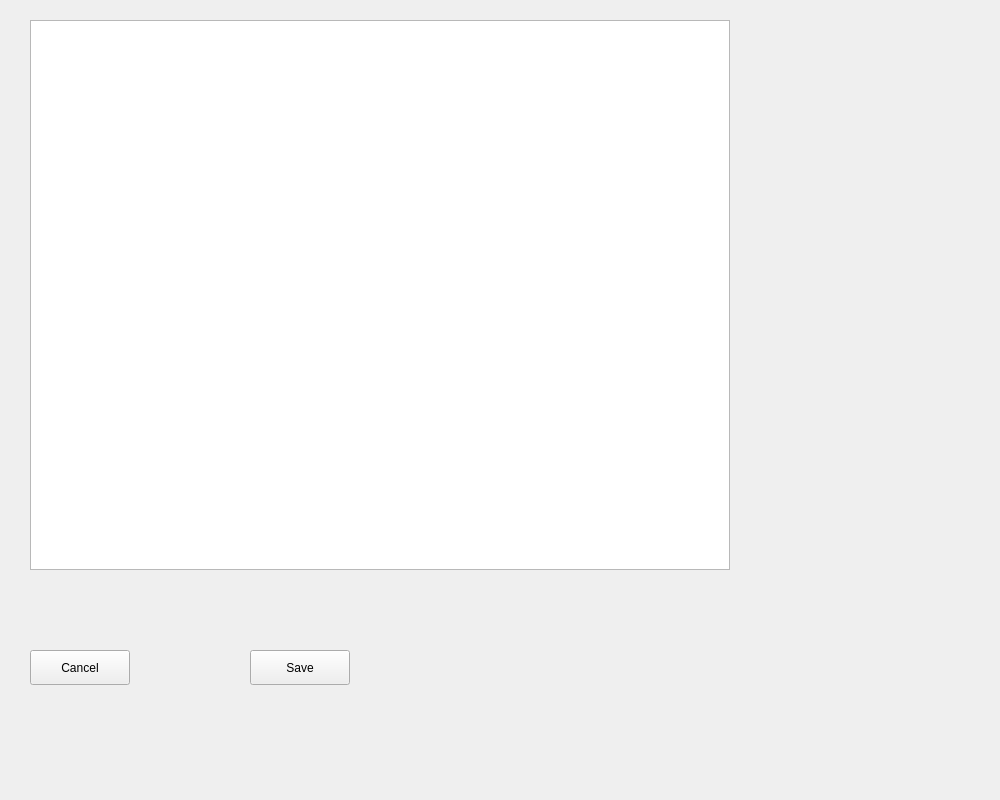
<?xml version="1.0" encoding="UTF-8"?>
<ui version="4.0">
 <class>Paint</class>
 <widget class="QWidget" name="Paint">
  <property name="geometry">
   <rect>
    <x>0</x>
    <y>0</y>
    <width>1000</width>
    <height>800</height>
   </rect>
  </property>
  <property name="windowTitle">
   <string>Form</string>
  </property>
  <widget class="QGraphicsView" name="graphicsView">
   <property name="geometry">
    <rect>
     <x>30</x>
     <y>20</y>
     <width>700</width>
     <height>550</height>
    </rect>
   </property>
  </widget>
  <widget class="QPushButton" name="cancelation">
   <property name="geometry">
    <rect>
     <x>30</x>
     <y>650</y>
     <width>100</width>
     <height>35</height>
    </rect>
   </property>
   <property name="text">
    <string>Cancel</string>
   </property>
  </widget>
  <widget class="QPushButton" name="save">
   <property name="geometry">
    <rect>
     <x>250</x>
     <y>650</y>
     <width>100</width>
     <height>35</height>
    </rect>
   </property>
   <property name="text">
    <string>Save</string>
   </property>
  </widget>
 </widget>
 <resources/>
 <connections/>
</ui>
